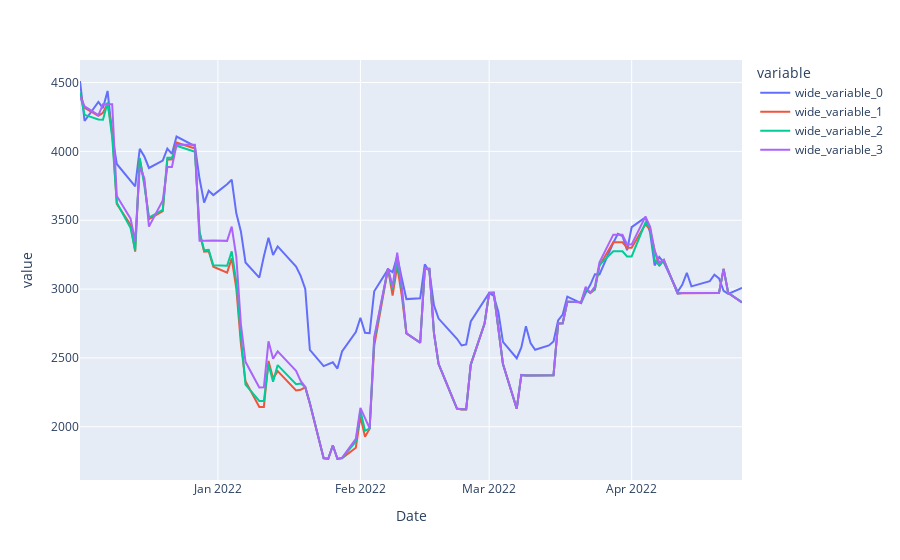

Notebook source saved alongside this figure:
### Code cell
gb_5 = GradientBoostingRegressor(random_state = 10 , loss='absolute_error', n_estimators = 55,min_samples_split=5)
gb_10 = GradientBoostingRegressor(random_state = 10 , loss='absolute_error', n_estimators = 55,min_samples_split=10)
gb_50 = GradientBoostingRegressor(random_state = 10 , loss='absolute_error', n_estimators = 55,min_samples_split=50)
df = pd.DataFrame(columns = ['MAE', 'MSE', 'R2'], index = ['5','10', '50'])
show_results(df,gb_5, gb_10,gb_50)
